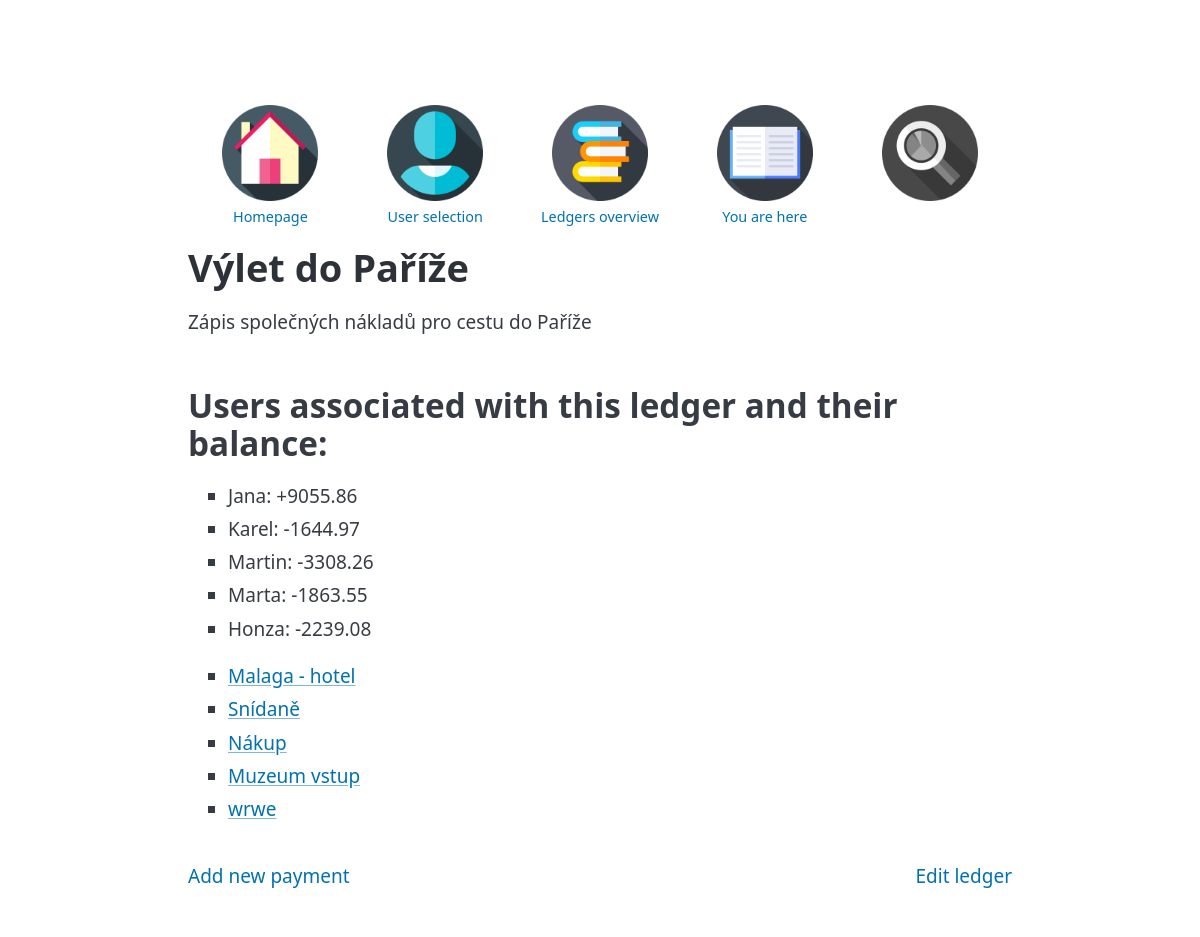
The page /ledger_detail/1/1/ on the database its author committed.
### Bill_2_split/models.py (models this page shows, shortened)
class AbstractBase(models.Model):
    name = models.CharField(max_length=100)
    slug = models.SlugField(max_length=100, blank=True)
    desc = models.CharField(max_length=2000, blank=True)
    class Meta:
        abstract = True

class Ledger(AbstractBase):
    user = models.ForeignKey(User, on_delete=models.PROTECT)

class Payment(AbstractBase):
    user = models.ForeignKey(User, on_delete=models.PROTECT)
    ledger = models.ForeignKey(Ledger, on_delete=models.PROTECT)
    entry_time = models.DateTimeField(default=datetime.now)
    cost = models.DecimalField(max_digits=10, decimal_places=2)
    payment_time = models.DateTimeField(default=datetime.now)

### Bill_2_split/views.py (the view)
class LedgerDetailView(generic.DetailView):
    model = Ledger
    template_name = 'Bill_2_split/ledger_detail.html'
    title = 'Ledger detail'
    def get_object(self):
        ledger_pk = self.kwargs.get('ledger_pk')
        return Ledger.objects.get(pk=ledger_pk)
    def get_context_data(self, **kwargs):
        context = super().get_context_data(**kwargs)
        ledger = self.get_object()
        user_id = self.kwargs.get('user_pk')
        user = User.objects.get(pk=user_id)
        payments = Payment.objects.filter(ledger=ledger)
        relations = Relation.objects.filter(payment__in=payments)
        ledger_users = User.objects.filter(relation__in=relations).distinct()
        user_balances = []
        for user in ledger_users:
            user_relations = relations.filter(user=user)
            balance = sum(
                payment.cost * relation.relation
                for payment in payments
                for relation in user_relations
                if relation.payment == payment
            )
            balance_str = f"{user.name}: {balance:+.2f}"
            user_balances.append(balance_str)
            print(f'User: {user.name}, Balance: {balance}')
        context['relations'] = relations
        context['ledger'] = ledger
        context['ledger_users'] = ledger_users
        context['payments'] = payments
        context['user'] = user
        context['user_balances'] = user_balances
        return context

### Bill_2_split/templates/Bill_2_split/ledger_detail.html (shortened to what this page needs)
{% extends 'Bill_2_split/_base.html' %}
{% block Bill_2_split_content %}
{% load static %}
<nav id="horni-nav">
    <ul>
        <li><a href="{% url 'Bill_2_split:IndexView' %}">
            <img src="{% static 'Bill_2_split/icons/home_page.png' %}"><span>Homepage</span></a></li>
        <li><a href="{% url 'Bill_2_split:UserView' %}">
            <img src="{% static 'Bill_2_split/icons/user.png' %}"><span>User selection</span></a></li>
        <li><a href="{% url 'Bill_2_split:ListOfLedgersView' user.pk %}">
            <img src="{% static 'Bill_2_split/icons/ledgers.png' %}"><span>Ledgers overview</span></a></li>
        <li><a href="{% url 'Bill_2_split:LedgerDetailView' ledger.pk user.pk %}">
            <img src="{% static 'Bill_2_split/icons/ledger.png' %}"><span>You are here</span></a></li>
        <li><a href=""><img src="{% static 'Bill_2_split/icons/bw_glass.png' %}"></a></li>
    </ul>
</nav>
<h1>
    {{ ledger.name }}
</h1>
<p> {{ ledger.desc }}</p>
<h2>Users associated with this ledger and their balance:</h2>
<ul>
    {% for user_balance in user_balances %}
    <li>{{ user_balance }}</li>
    {% empty %}
    <li>No users associated with this ledger.</li>
    {% endfor %}
</ul>
<ul>
    {% for payment in payments %}
    <li>
        <a href="{% url 'Bill_2_split:PaymentDetailView' payment.pk ledger.pk user.pk %}"> {{ payment.name }} </a>
    </li>
    {% endfor %}
</ul>
<nav>
    <ul>
        <li>
            <a href="{% url 'Bill_2_split:PaymentAddView' ledger.pk user.pk %}">Add new payment</a>
        </li>
    </ul>
    <ul>
        <li>
            <a href="{% url 'Bill_2_split:LedgerEditView' ledger.pk user.pk %}"> Edit ledger</a>
        </li>
    </ul>
</nav>
{% endblock %}

### Bill_2_split/static/Bill_2_split/base.css (style rules this page uses)
body { max-width: 75%; margin: 0 auto; padding: 2rem; }
#horni-nav { display: flex; justify-content: space-around; align-items: center; }
#horni-nav ul { list-style-type: none; margin: 0; padding: 0; display: flex; justify-content: space-around; width: 100%; align-items: flex-start; }
#horni-nav ul li { text-align: center; display: flex; flex-direction: column; align-items: center; width: 20%; height: 20%; }
#horni-nav ul li a { display: flex; flex-direction: column; align-items: center; }
#horni-nav ul li img { width: 8vw; height: 8vw; transition: width 0.2s ease-in-out, height 0.2s ease-in-out; }
#horni-nav ul li span { font-size: 1.2vw; margin-top: 5px; }

### rows shown on the page
Ledger: name "Výlet do Paříže", desc "Zápis společných nákladů pro cestu do Paříže"
Payment: name "Malaga - hotel"
Payment: name "Snídaně"
Payment: name "Nákup"
Payment: name "Muzeum vstup"
Payment: name "wrwe"

### other values the page prints
{{ user_balance }} "Jana: +9055.86" "Karel: -1644.97" "Martin: -3308.26" "Marta: -1863.55" "Honza: -2239.08"
